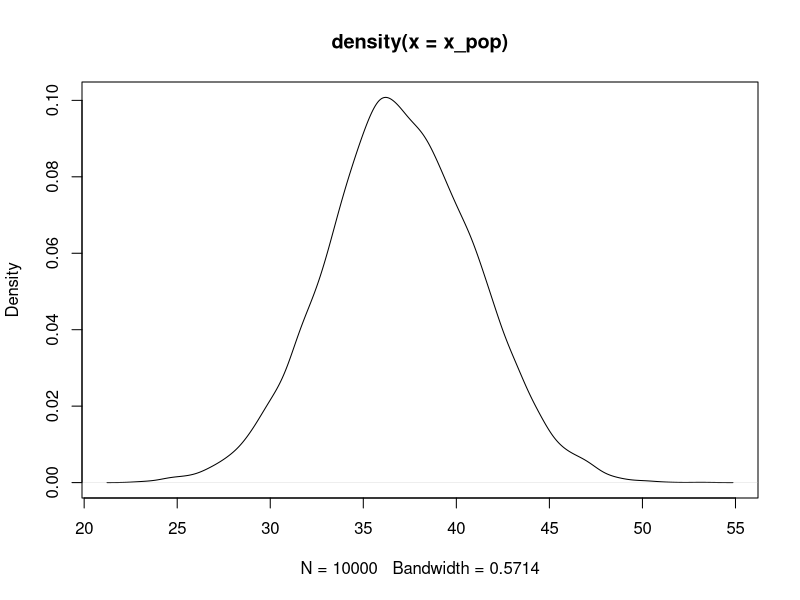
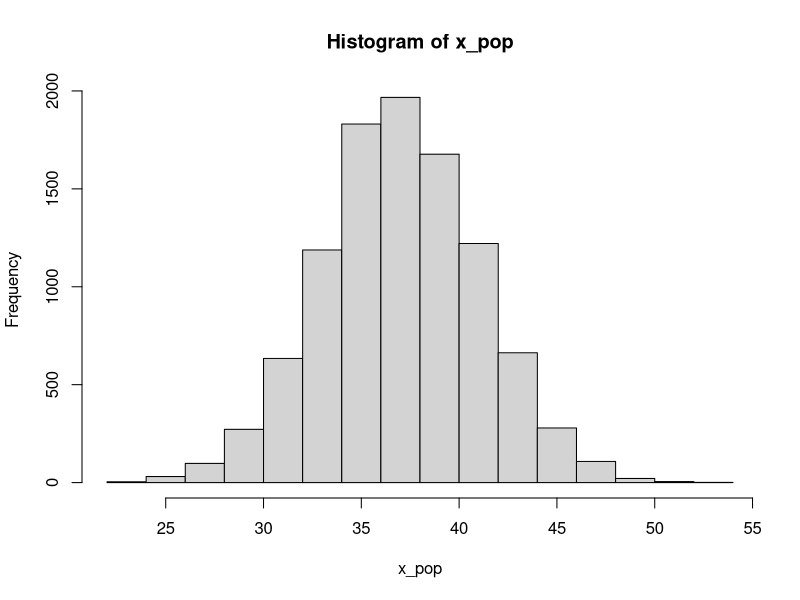
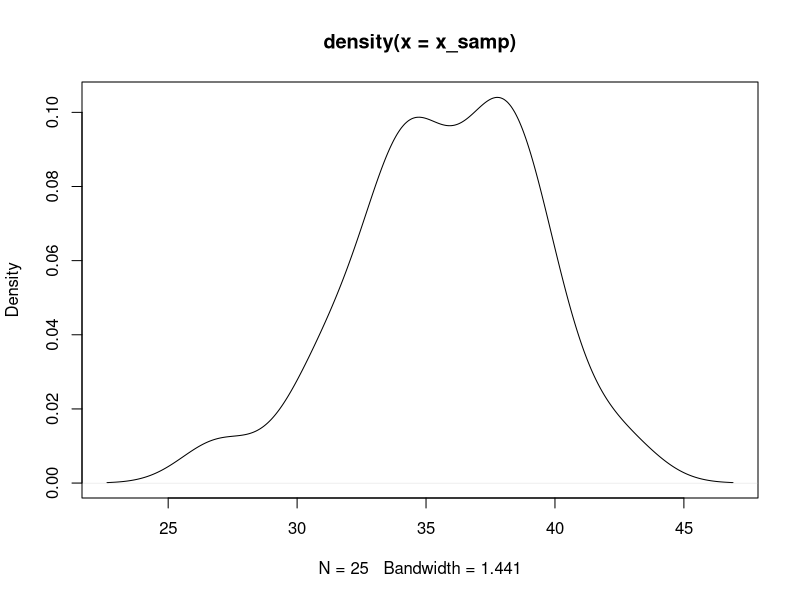
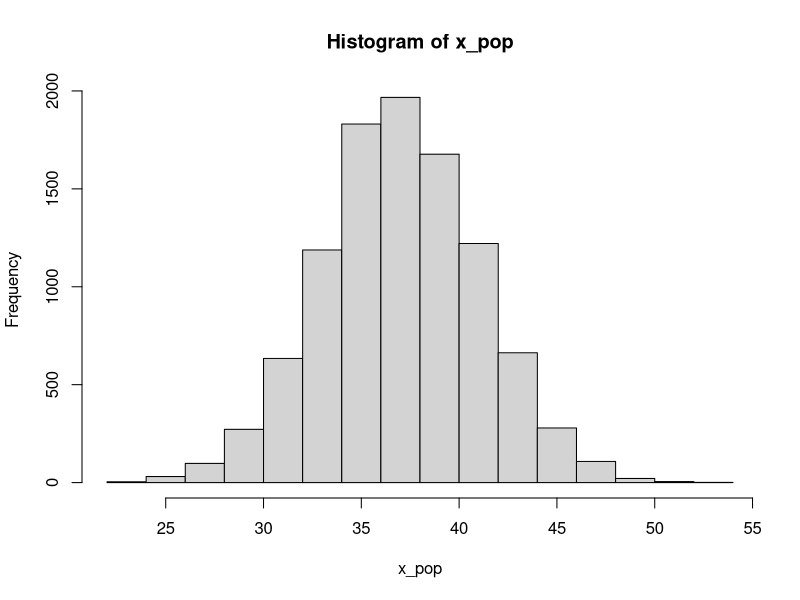
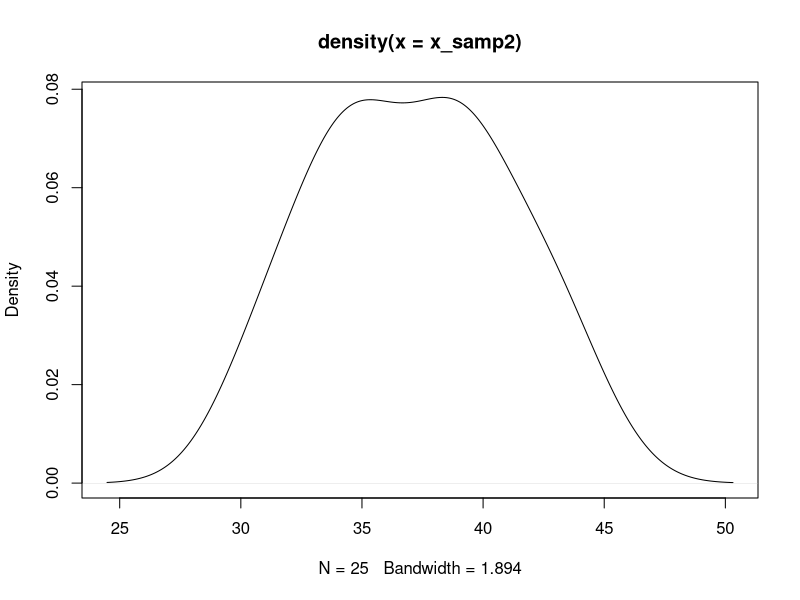
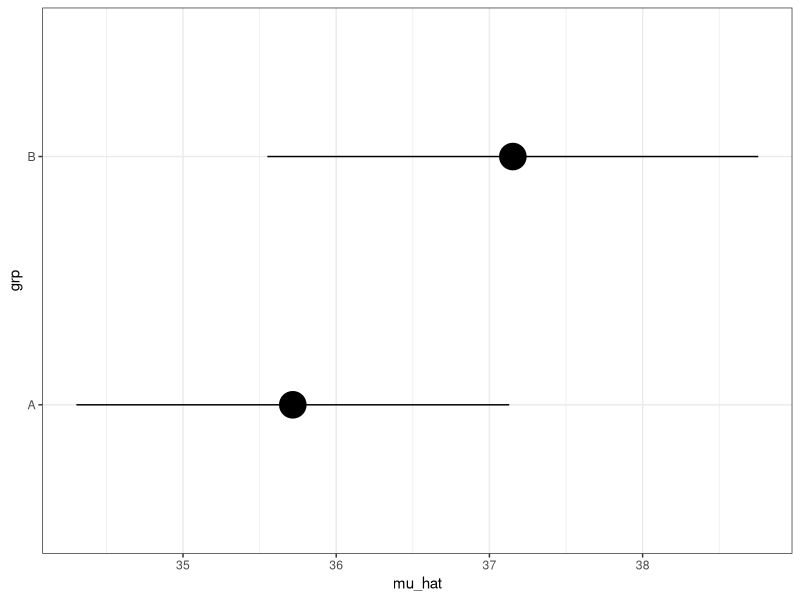
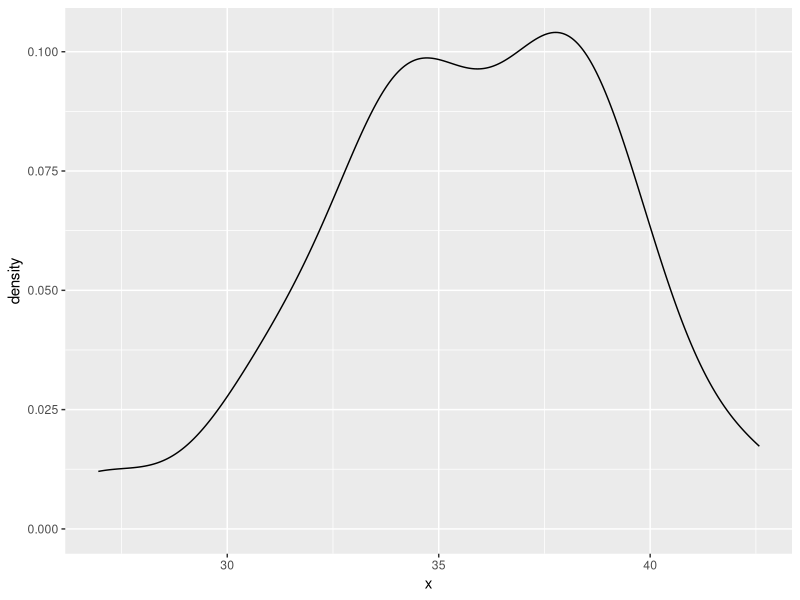
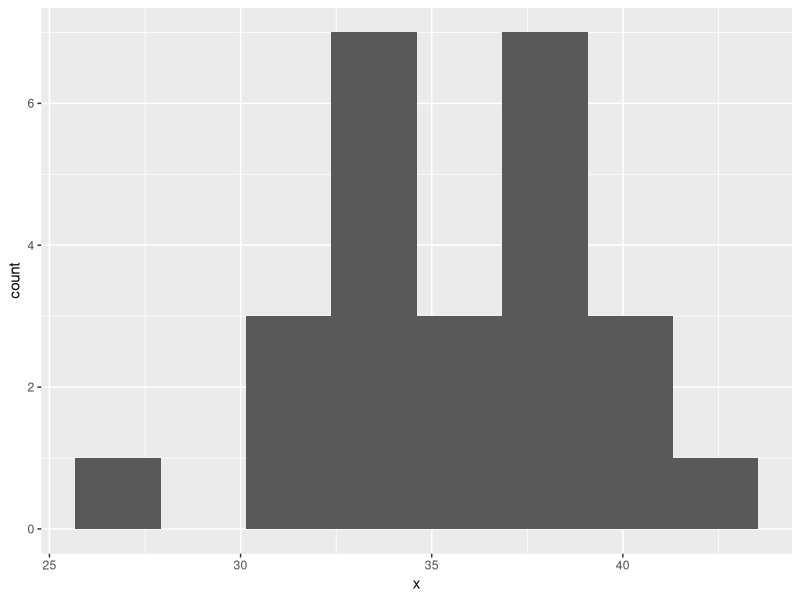

Recreate these plots in R, in order.
## ---- chunk 1
#| label: setup
#| include: false

# libraries
library(tidyverse)

# data objects
rxp_clean <- read.csv(here::here("data/rxp_clean.csv"), stringsAsFactors = TRUE)
## ---- chunk 2
set.seed(99)
true_mean <- 37
true_sd <- 4

# "huge" sample to represent a "perfectly normal population"
x_pop <- rnorm(10000, mean = true_mean, sd = true_sd)

plot(density(x_pop))
hist(x_pop)
## ---- chunk 3
set.seed(295)
x_samp <- sample(x_pop, size = 25)
# round values for display
round(x_samp, 2)
plot(density(x_samp))
hist(x_pop)
## ---- chunk 4
mean(x_samp)
sd(x_samp)
## ---- chunk 5
set.seed(444)
x_samp2 <- sample(x_pop, size = 25)
plot(density(x_samp2))
mean(x_samp2)
sd(x_samp2)
## ---- chunk 6
sd(x_samp) / sqrt(length(x_samp))
sd(x_samp2) / sqrt(length(x_samp2))
## ---- chunk 7
mean_1 <- mean(x_samp)
se_1 <- sd(x_samp) / sqrt(length(x_samp))

mean_1
2 * se_1
## ---- chunk 8
mean_1 - 2 * se_1
mean_1 + 2 * se_1

c(mean_1 - 2 * se_1, mean_1 + 2 * se_1)
## ---- chunk 9
mean_2 <- mean(x_samp2)
se_2 <- sd(x_samp2) / sqrt(length(x_samp2))

c(mean_2 - 2 * se_2, mean_2 + 2 * se_2)

c(mean_1 - 2 * se_1, mean_1 + 2 * se_1)
## ---- chunk 10
data.frame(mu_hat = c(mean_1, mean_2),
           se = c(se_1, se_2),
           grp = c("A", "B")) |>
  ggplot(aes(y = grp,
             x = mu_hat, 
             xmin = mu_hat - 2 * se,
             xmax = mu_hat + 2 * se)) +
  geom_pointrange(size = 2) +
  theme_bw()
## ---- chunk 11
x_samp_df <- data.frame(x = x_samp)

ggplot(x_samp_df,
       aes(x = x)) +
  geom_density()

ggplot(x_samp_df,
       aes(x = x)) +
  geom_histogram(
    bins = 8
  )

ggplot(x_samp_df,
       aes(x = x)) +
  geom_boxplot()
## ---- chunk 12
ggplot(x_samp_df, aes(x = x, y = -0.05)) +
    # horizontal boxplots & density plots
    geom_boxplot(width = 0.1) +
    geom_density(aes(x = x), inherit.aes = FALSE) +
  theme_bw() +
  labs(title = "Wolf Sample 1")

x_samp_df2 <- data.frame(x = x_samp2)

ggplot(x_samp_df2, aes(x = x, y = -0.05)) +
    # horizontal boxplots & density plots
    geom_boxplot(width = 0.1) +
    geom_density(aes(x = x), inherit.aes = FALSE) +
  theme_bw() +
  labs(title = "Wolf Sample 2")
## ---- chunk 13
ggplot(diamonds, aes(x = carat, y = -0.5)) +
    
    # horizontal boxplots & density plots
    geom_boxplot(aes(fill = cut)) +
    geom_density(aes(x = carat), inherit.aes = FALSE) +
    
    facet_grid(cut ~ .) +
    scale_fill_discrete()
## ---- chunk 14
shapiro.test(x_samp_df$x)
## ---- chunk 15
set.seed(492)
group_means <- tibble(x = c(rnorm(10, 5, 3), 
                            rnorm(10, 15, 3),
                            rnorm(10, 17, 3)),
                      grp = rep(c("A", "B", "C"), each = 10))

shapiro.test(group_means$x)
## ---- chunk 16
ggplot(group_means,
       aes(x = x,
           fill = grp)) +
  geom_boxplot() +
  theme_bw() +
  scale_fill_viridis_d()

ggplot(group_means,
       aes(x = x,
           fill = grp)) +
  geom_density(alpha = 0.75, 
               adjust = 2) +
  theme_bw() +
  scale_fill_viridis_d()
## ---- chunk 17
ggplot(rxp_clean,
       aes(x = SVL.initial)) +
  geom_density()

ggplot(rxp_clean,
       aes(x = SVL.initial)) +
  geom_histogram()

ggplot(rxp_clean,
       aes(x = SVL.initial)) +
  geom_boxplot()
## ---- chunk 18
ggplot(rxp_clean,
       aes(x = SVL.initial,
           fill = Res)) +
  geom_density(alpha = 0.5)

ggplot(rxp_clean,
       aes(x = SVL.initial,
           fill = Res)) +
  geom_histogram() +
  facet_wrap(Res~.)

ggplot(rxp_clean,
       aes(x = SVL.initial,
           fill = Res)) +
  geom_boxplot()

## ---- chunk 19
rxp_clean |>
  group_by(Res) |>
  summarize(m_svl_i = mean(SVL.initial),
            sd_svl_i = sd(SVL.initial),
            n_svl_i = n())

## ---- chunk 20
rxp_clean |>
  group_by(Res) |>
  summarize(m_svl_i = mean(SVL.initial),
            sd_svl_i = sd(SVL.initial),
            n_svl_i = n()) |>
  mutate(se_svl_i = sd_svl_i / sqrt(n_svl_i))
## ---- chunk 21
CI_svl_i <- rxp_clean |>
  group_by(Res) |>
  summarize(m_svl_i = mean(SVL.initial),
            sd_svl_i = sd(SVL.initial),
            n_svl_i = n()) |>
  mutate(se_svl_i = sd_svl_i / sqrt(n_svl_i),
         l95 = m_svl_i - 2*se_svl_i, 
         u95 = m_svl_i + 2*se_svl_i, 
         l99 = m_svl_i - 3*se_svl_i, 
         u99 = m_svl_i + 3*se_svl_i)
CI_svl_i
## ---- chunk 22
ggplot(CI_svl_i,
       aes(y = Res,
             x = m_svl_i, 
             xmin = m_svl_i - 2 * se_svl_i,
             xmax = m_svl_i + 2 * se_svl_i)) +
  geom_pointrange(size = 1.5) +
  theme_bw()+
  labs(title = "95% CI for Initial SVL")

ggplot(CI_svl_i,
       aes(y = Res,
             x = m_svl_i, 
             xmin = m_svl_i - 3 * se_svl_i,
             xmax = m_svl_i + 3 * se_svl_i)) +
  geom_pointrange(size = 1.5) +
  theme_bw()+
  labs(title = "99% CI for Initial SVL")

